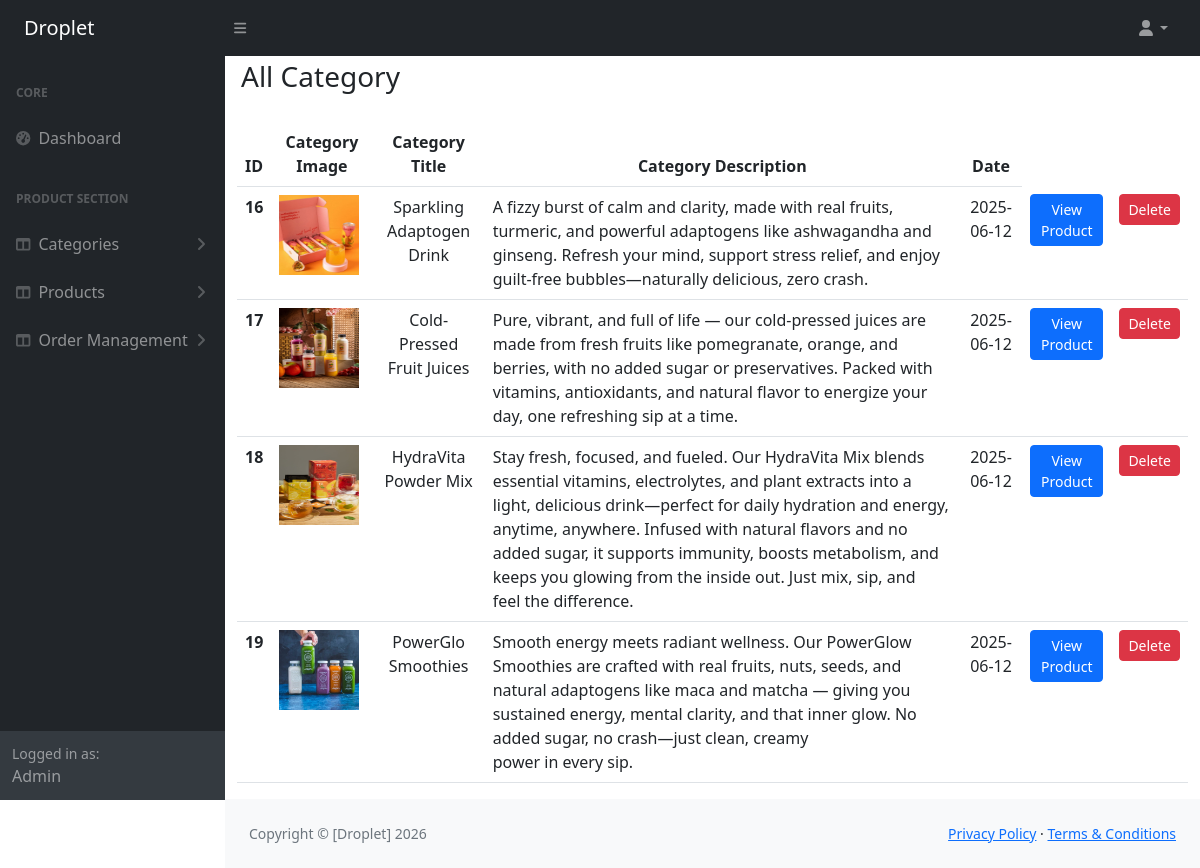
The page /admin/all_category.php (signed in) on the database its author committed.
### tables this page shows
CREATE TABLE `category` (
  `id` int(11) NOT NULL,
  `category_title` varchar(250) NOT NULL,
  `category_description` text NOT NULL,
  `photo` varchar(300) NOT NULL,
  `created_at` date NOT NULL DEFAULT current_timestamp()
);

### admin/all_category.php (the view, shortened to what this page needs)
<?php
include("admin_header.php");
?>
<div class="container">
    <div class="p-1 mb-3">
        <h3>All Category</h3>
    </div>
    <div class="table-responsive">
        <table class="table">
            <thead>
                <tr>
                    <th scope="col" class="text-center">ID</th>
                    <th scope="col" class="text-center">Category Image</th>
                    <th scope="col" class="text-center">Category Title</th>
                    <th scope="col" class="text-center">Category Description</th>
                    <th scope="col" class="text-center">Date</th>
                </tr>
            </thead>
            <tbody>
                <?php
                $select_query = mysqli_query($conn,"SELECT * FROM `category` WHERE 1");
                if(mysqli_num_rows($select_query)>0){
                    while($data = mysqli_fetch_assoc($select_query)){
                        ?>
                        <tr>
                            <th scope="row"><?php echo $data['id']; ?></th>
                            <td>
                                <img src="<?php echo $data['photo'];?>" height="80px" width="80px">
                            </td>
                            <td class="text-center"><?php echo $data['category_title']; ?></td>
                            <td><?php echo $data['category_description']; ?></td>
                            <td class="text-center"><?php echo $data['created_at']; ?></td>
                            <td><a href="category_based_product.php?id=<?php echo $data['id']; ?>" class="btn btn-primary btn-sm">View Product</a></td>
                            <td><a href="all_category.php?id=<?php echo $data['id']; ?>" class="btn btn-danger btn-sm">Delete</a></td>
                        </tr>
                    <?php
                    }
                }
                ?>
            </tbody>
        </table>
    </div>
</div>
<?php
include("admin_footer.php");
?>

### rows shown on the page
category: id "16", photo (picture), category_title "Sparkling Adaptogen Drink", category_description "A fizzy burst of calm and clarity, made with real fruits, turmeric, and powerful adaptogens like ashwagandha and ginseng. Refresh your mind, support stress relief, and enjoy guilt-free bubbles—naturally delicious, zero crash.", created_at "2025-06-12"
category: id "17", photo (picture), category_title "Cold-Pressed Fruit Juices", category_description "Pure, vibrant, and full of life — our cold-pressed juices are made from fresh fruits like pomegranate, orange, and berries, with no added sugar or preservatives. Packed with vitamins, antioxidants, and natural flavor to energize your day, one refreshing sip at a time.", created_at "2025-06-12"
category: id "18", photo (picture), category_title "HydraVita Powder Mix", category_description "Stay fresh, focused, and fueled. Our HydraVita Mix blends essential vitamins, electrolytes, and plant extracts into a light, delicious drink—perfect for daily hydration and energy, anytime, anywhere. Infused with natural flavors and no added sugar, it supports immunity, boosts metabolism, and keeps you glowing from the inside out. Just mix, sip, and feel the difference.", created_at "2025-06-12"
category: id "19", photo (picture), category_title "PowerGlo Smoothies", category_description "Smooth energy meets radiant wellness. Our PowerGlow Smoothies are crafted with real fruits, nuts, seeds, and natural adaptogens like maca and matcha — giving you sustained energy, mental clarity, and that inner glow. No added sugar, no crash—just clean, creamy power in every sip.", created_at "2025-06-12"

### other values the page prints
$site_title "Droplet"
$_SESSION['admin']['name'] "Admin"
